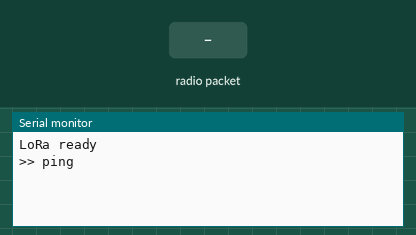
Recording of a sketch running on a simulated ESP32. Parts: the last lines printed to the serial monitor. Inputs (shaded band) come from the test bench. No radio packets arrive unless stated.

Above: at 1.2 s.
1.3 s: radio packet "1" arrives
At 2.5 s:
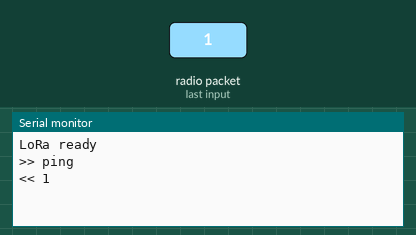
2.8 s: radio packet "0" arrives
At 4.0 s:
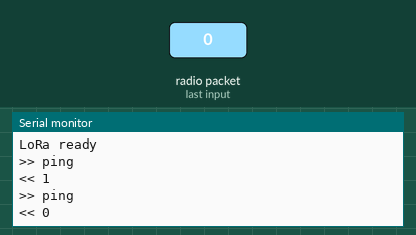
4.3 s: radio packet "2" arrives
At 6.6 s:
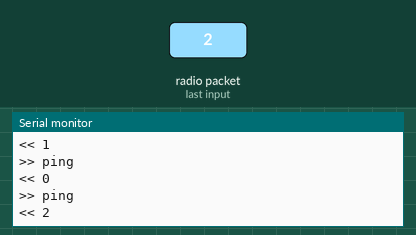

Measured:
- after the input at 1.3 s, the serial monitor: prints a new line at once (image 1)
- after the input at 2.8 s, the serial monitor: prints a new line after 0.56 s (image 2)
- after the input at 4.3 s, the serial monitor: prints a new line after 1.1 s (image 3)

The sketch:

lora_messenger.ino
```cpp
// WHY: LoRa gives km-range radio with no WiFi/internet. Two boards talk a
// simple ping/pong: a NODE sends "ping", a BASE answers "pong". Flip ROLE
// per board. Great for remote sensor links.

#include <SPI.h>
#include <LoRa.h>

// Set ROLE to NODE on one board, BASE on the other.
#define ROLE NODE

#define NSS_PIN 5
#define RST_PIN 14
#define DIO0_PIN 26

void setup() {
  Serial.begin(115200);
  SPI.begin(18, 19, 23, 5);
  LoRa.setPins(NSS_PIN, RST_PIN, DIO0_PIN);
  while (!LoRa.begin(915E6)) {
    Serial.println("LoRa init failed");
    delay(1000);
  }
  LoRa.setSpreadingFactor(7);
  Serial.println("LoRa ready");
}

void loop() {
#if ROLE == NODE
  // NODE: send ping, wait for pong.
  LoRa.beginPacket();
  LoRa.print("ping");
  LoRa.endPacket();
  Serial.println(">> ping");

  unsigned long t = millis();
  while (millis() - t < 2000) {
    int n = LoRa.parsePacket();
    if (n) {
      String s; while (LoRa.available()) s += (char)LoRa.read();
      Serial.println("<< " + s);
      break;
    }
  }
  delay(2000);
#else
  // BASE: listen for ping, reply pong.
  int n = LoRa.parsePacket();
  if (n) {
    String s; while (LoRa.available()) s += (char)LoRa.read();
    Serial.println("<< " + s);
    LoRa.beginPacket();
    LoRa.print("pong");
    LoRa.endPacket();
    Serial.println(">> pong");
  }
  delay(100);
#endif
}
```
